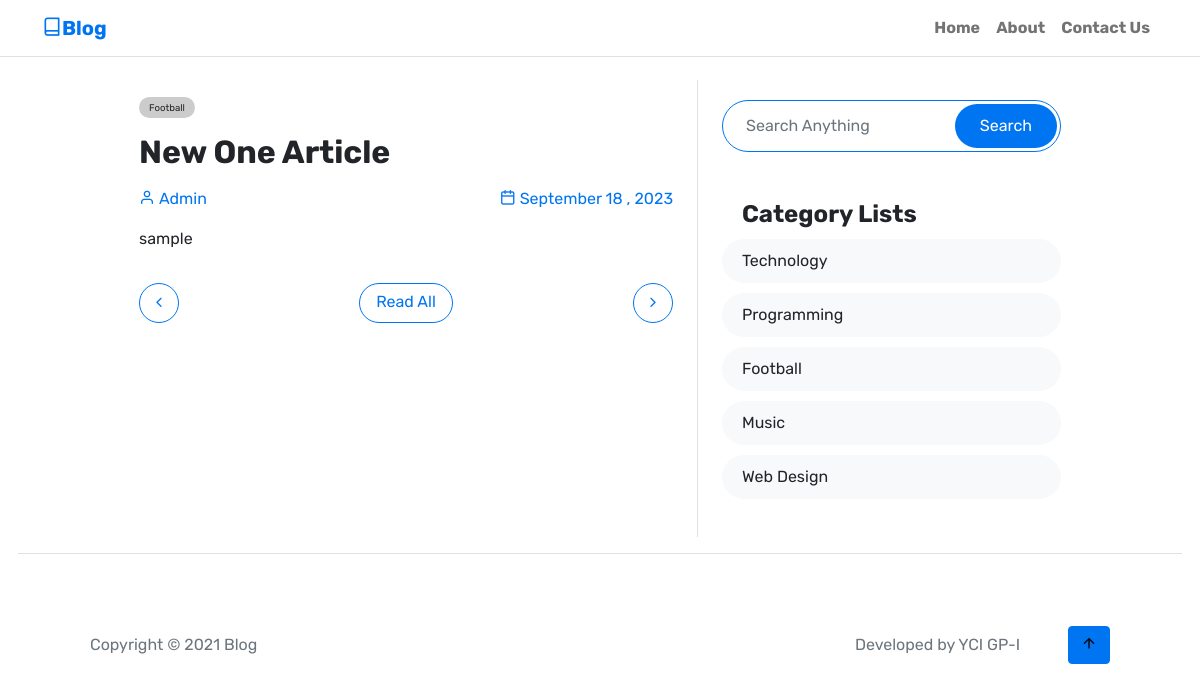
The page /article/20/ on the database its author committed.
### articles/models.py (models this page shows, shortened)
class Article(models.Model):
    title = models.CharField(max_length=250)
    description = models.TextField()
    author = models.ForeignKey(User, on_delete=models.CASCADE,null=True)
    category_id = ForeignKey(Category,on_delete=models.CASCADE)
    created_at = models.DateTimeField(auto_now_add = True)
    updated_at = models.DateTimeField(auto_now = True)

class Category(models.Model):
    name = models.CharField(max_length=250)
    created_at = models.DateTimeField(auto_now_add = True)
    updated_at = models.DateTimeField(auto_now = True)
    def __str__(self):
        return self.name

### articles/views.py (the view)
# urls.py: path('article/<int:id>/', views.article_detail, name='article_detail'),
def article_detail(request,id):
    article = get_object_or_404(Article,id=id)
    categories = Category.objects.all
    return render(request, 'articles/article_detail.html' , {'article': article,'categories':categories})

### articles/templates/articles/article_detail.html (shortened to what this page needs)
{% extends 'base.html' %}
{% block content %}
<div class="py-3">
    <div class="small post-category mb-3">
        <a href="{% url 'article_by_category' article.category_id.id %}" rel="category tag">
            {{article.category_id}}
        </a>
    </div>
    <h2 class="fw-bolder"> {{ article.title }} </h2>
    <div class="my-3 feature-image-box">
    <div class="d-block d-md-flex justify-content-between align-items-center my-3">
        <div class="">
            <a href="#" title="Visit admin’s website"rel="author external">
                <i class="feather-user"></i>
                {{ article.author }}
            </a>
        </div>
        <div class="text-primary">
            <i class="feather-calendar"></i>
            {{ article.created_at|date:"F d , Y" }}
        </div>
    </div>
    <p>{{ article.description|linebreaksbr }}</p>
    <div class="nav d-flex justify-content-between py-3">
        <a href="#"
           class="btn btn-outline-primary page-mover rounded-circle">
            <i class="feather-chevron-left"></i>
        </a>
        <a class="btn btn-outline-primary px-3 rounded-pill" href="{% url 'index' %}">
            Read All
        </a>
        <a href="#"
           class="btn btn-outline-primary page-mover rounded-circle">
            <i class="feather-chevron-right"></i>
        </a>
    </div>
</div>
</div>
{% endblock content %}

### templates/base.html (shortened to what this page needs)
{% load static %}
{% url 'index' as index %}
<!DOCTYPE html>
<html lang="en">
<head>
    <link rel="stylesheet" href="{% static 'bootstrap/css/app.css' %}">
</head>
<body>
    <div class="py-3 mb-5" id="themeHeaderSpacer"></div>
    <nav class="navbar navbar-expand-lg navbar-light bg-white border-bottom position-fixed top-0 w-100">
        <div class="container">
            <a class="navbar-brand text-primary fw-bold" href="{% url 'index' %}">
                <i class="feather-book"></i>Blog
            </a>
            <div class="collapse navbar-collapse" id="navbarSupportedContent">
                <ul id="menu-top-right-menu" class="navbar-nav ms-auto mb-2 mb-md-0 ">
                    <li id="menu-item-12"
                        class="menu-item menu-item-type-custom menu-item-object-custom menu-item-home nav-item nav-item-12">
                        <a href="{% url 'index' %}" class="nav-link {% if request.path == index %}active{% endif %}">Home</a>
                    </li>
                    <li id="menu-item-16"
                        class="menu-item menu-item-type-post_type menu-item-object-page nav-item nav-item-16">
                        <a href="#" class="nav-link ">About</a>
                    </li>
                    <li id="menu-item-11"
                        class="menu-item menu-item-type-custom menu-item-object-custom nav-item nav-item-11">
                        <a href="{% url 'contact' %}" class="nav-link ">Contact Us</a>
                    </li>
                </ul>
            </div>
        </div>
    </nav>
    <div class="container">
        <div class="row justify-content-center g-5">
            <div class="col-12 col-lg-6">
                <div class="">
                    {% block content %}{% endblock  %}
                </div>
            </div>
            <div class="col-12 col-lg-4 border-start" id="sidebarColumn">
                <div class="position-sticky" style="top: 100px">
                    <div class="mb-5 sidebar">
                        <div id="search" class="mb-5">
                            <form action="">
                                <div class="d-flex search-box">
                                    <input type="text" class="form-control flex-shrink-1 me-2 search-input" placeholder="Search Anything">
                                    <button class="btn btn-primary search-btn">
                                        <span class="d-none d-xl-block">Search</span>
                                    </button>
                                </div>
                            </form>
                        </div>
                        <div id="category">
                            <h4 class="fw-bolder">Category Lists</h4>
                            <ul class="list-group">
                                {% for category in categories %}
                                    {% url 'article_by_category' category.id as urlName %}
                                    <li class="list-group-item">
                                        <a href="{% url 'article_by_category' category.id %}"
                                            class="{% if request.path == urlName %}active{% endif %}"> {{ category.name }} </a>
                                    </li>
                                {% endfor %}
                            </ul>
                        </div>
                    </div>
                </div>
            </div>
            <div class="col-12 border-bottom mb-0 mt-3">
            </div>
            <div class="col-12">
                <div class="container">
                    <div class="d-flex justify-content-between align-items-center my-4 text-muted">
                        <div class="text-center">
                            Copyright © 2021 Blog
                        </div>
                        <div class="d-flex align-items-center">
                            <div class="me-5 ">
                                Developed by YCI GP-I
                            </div>
                            <a href="#themeHeaderSpacer" class="btn btn-primary">
                                <i class="feather-arrow-up"></i>
                            </a>
                        </div>
                    </div>
                </div>
            </div>
        </div>
    </div>
</body>
</html>

### rows shown on the page
Article: category_id "Football", title "New One Article", author "Admin", created_at "September 18 , 2023", description "sample"
Category: name "Technology"
Category: name "Programming"
Category: name "Football"
Category: name "Music"
Category: name "Web Design"
